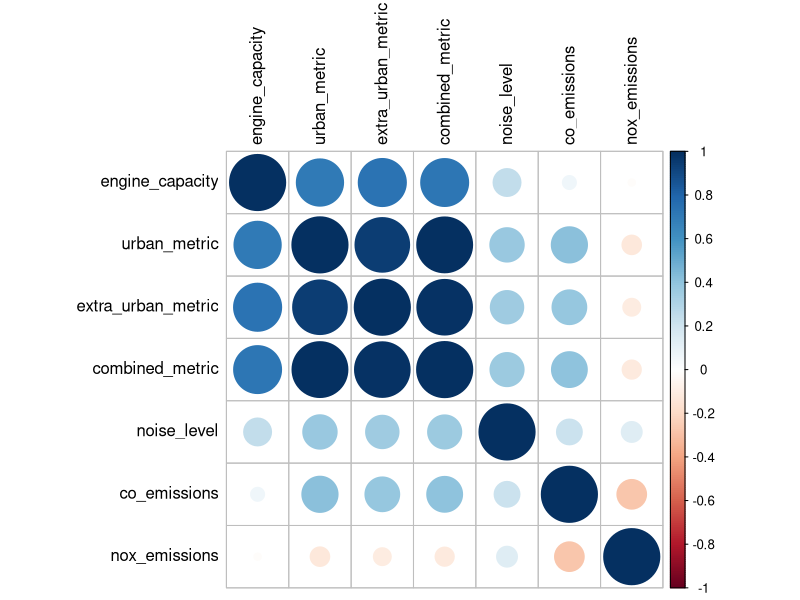
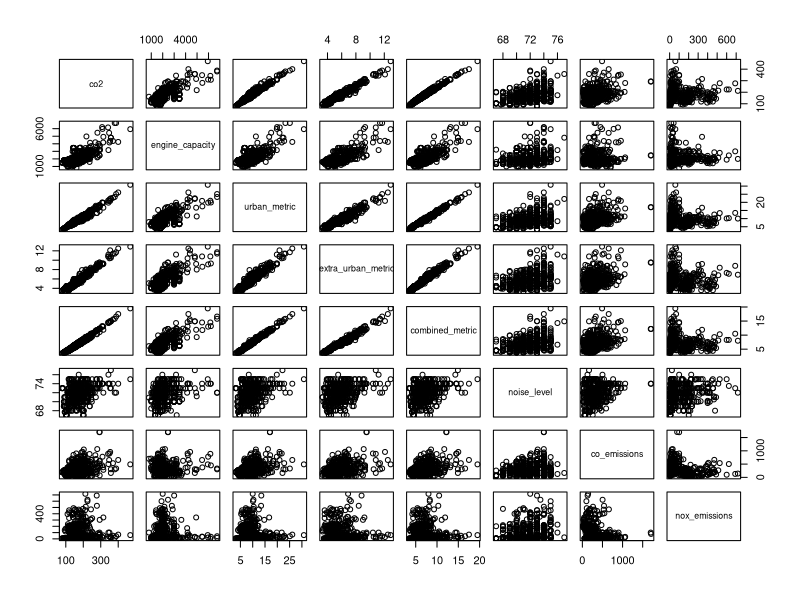
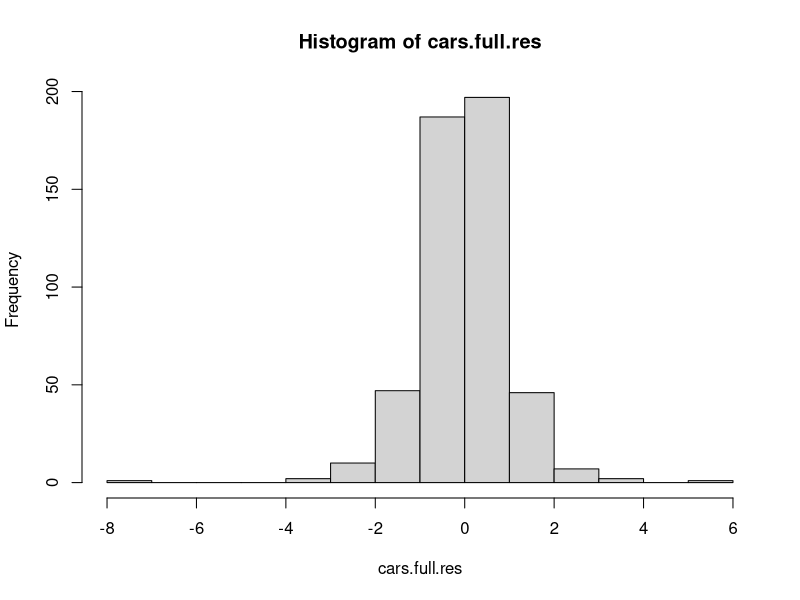
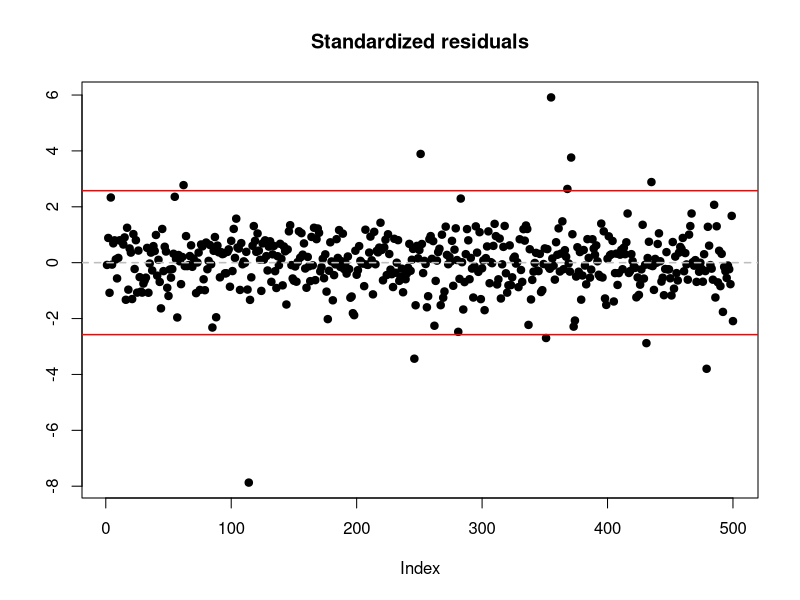
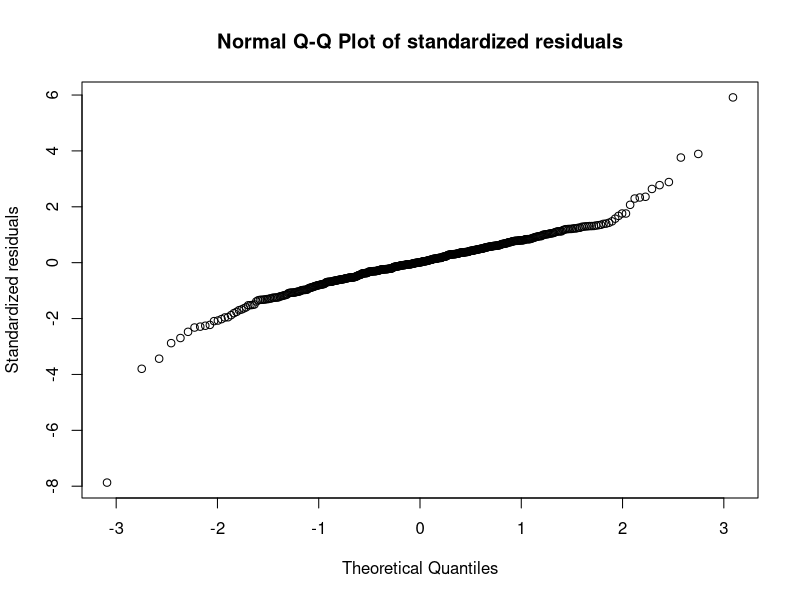
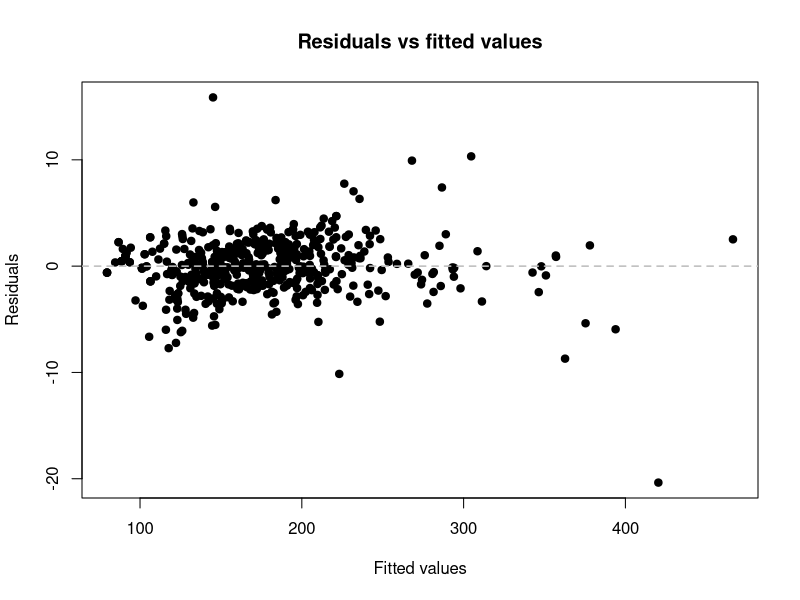
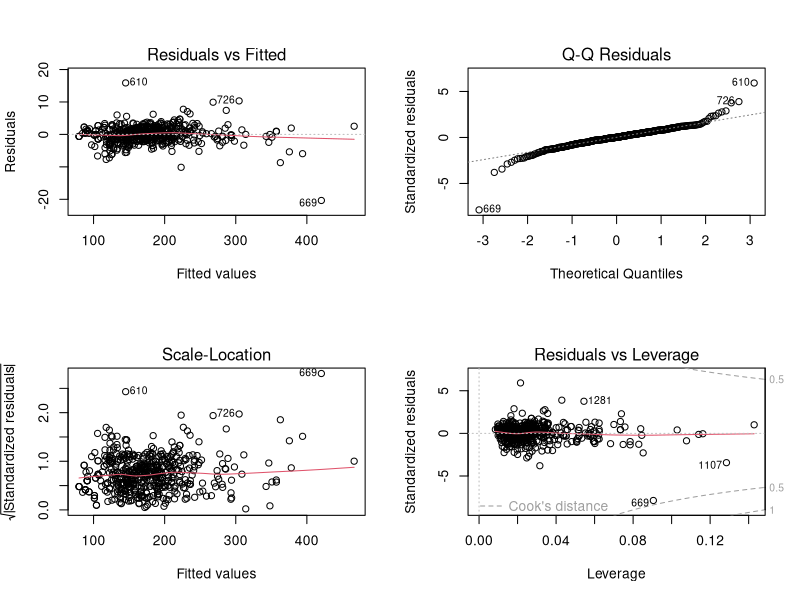
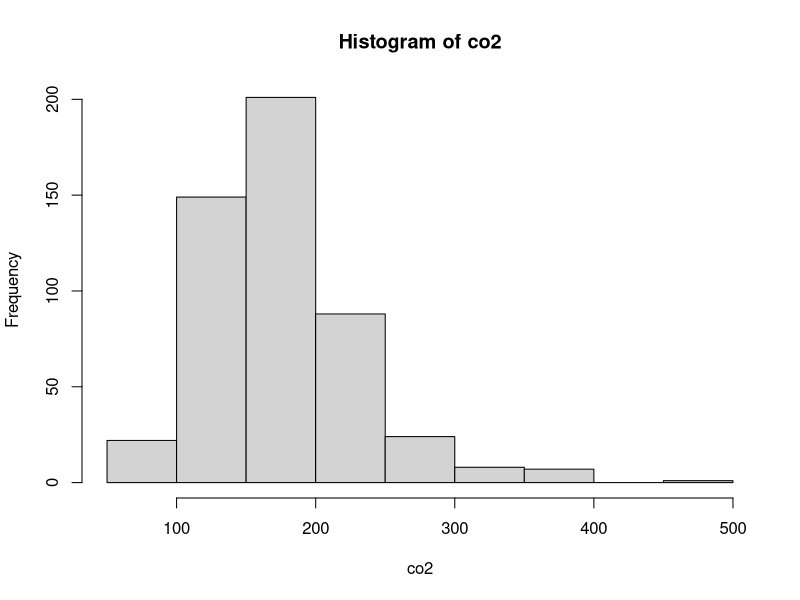

Source code (R) for these figures, in order: (Note: this script raises an error after producing the figures.)
# library(ggplot2)
# library(tidyverse)
# library(reshape2)
library(rrcov)
library(robustbase)
library(corrplot)
library(MASS)
library(corrplot)
library(stats)
library(car)
rm(list = ls())

cars_data <- read.table("Project3_data.txt", sep="", header=T)
cars_data$euro_standard <- as.factor(cars_data$euro_standard)
cars_data$transmission_type <- as.factor(cars_data$transmission_type)
cars_data$fuel_type <- as.factor(cars_data$fuel_type)
set.seed(0875362)
data_ind <- sample.int(n=nrow(cars_data), size=500, replace=F)
mydata <- cars_data[data_ind, ]
attach(mydata)

# QUESTION 1

#fit full model
cars.full <- lm(co2~., data = mydata[,-c(1,2,3)])

#insignificant: co_emissions, noise_level, extra_urban_metric, urban_metric, euro_standard4 - euro_standard is factor
cars.full
summary(cars.full)

#multicoll
#remove categorical variables euro_standard, transmission_type, fuel_type and descriptives for correlation plots
mydata.noDescriptives <- within(mydata, rm(manufacturer, model, description, euro_standard, transmission_type, fuel_type))
mydata.noDescriptives <- mydata.noDescriptives[,c(6,1,2,3,4,5,7,8)]
#no response
corrMat <- cor(mydata.noDescriptives[,-1])
round(cor(mydata.noDescriptives)[,"co2"], 2)
det(corrMat)

corrplot(corrMat, tl.col = "black")
sum(cars.full$residuals)
pairs(mydata.noDescriptives)

#vif values for our model. Metrics by far the highest, others relatively low
vif(cars.full)


#standardized residuals. a few outliers, but variance seems homogenous.
cars.full.res <- stdres(cars.full)
hist(cars.full.res)

cutoff <- qnorm(0.995)
plot(cars.full.res, xlab = "Index", ylab = "", pch = 19,
     ylim = c(min(cars.full.res, -cutoff), max(cars.full.res, cutoff)), main = "Standardized residuals")
abline(h = 0, col = "grey", lwd = 1.5, lty = 2)
abline(h = -cutoff, col = "red", lwd = 1.5)
abline(h = cutoff, col = "red", lwd = 1.5)

qqnorm(cars.full.res, ylab = "Standardized residuals", main = "Normal Q-Q Plot of standardized residuals")

#residuals vs fitted values
plot(cars.full$fitted.values, cars.full$residuals, pch=19, xlab = "Fitted values", ylab = "Residuals",
     main = "Residuals vs fitted values")
abline(h = 0, col = "grey", lwd = 1.5, lty = 2)

mean(cars.full.res%*%t(cars.full.res))

#check the model in general
par(mfrow=c(2,2))
plot(cars.full)
par(mfrow=c(1,1))

######### QUESTION 2 ######### 
######transforming the response

hist(co2)
co2.bc <- boxCox(co2~1)
lambda <- co2.bc$x[which.max(co2.bc[["y"]])]

#####Select transformation here!:

#trans.co2 <- bcPower(co2, lambda)
#trans.co2 <- log(co2)
#trans.co2 <- sqrt(co2)

qqnorm(trans.co2)
hist(trans.co2)

tmydata <- within(mydata, {tco2 <- trans.co2; rm(co2)})


t.cars.full <- lm(tmydata$tco2~., data = tmydata[,-c(1,2,3)])
summary(t.cars.full)
t.cars.full.res <- stdres(t.cars.full)
sum(t.cars.full$residuals) #sum is zero in all cases
plot(t.cars.full.res, xlab = "Index", ylab = "Standardized residual",
     main = "Standardized residuals for the square root of the response", 
     pch = 19,
     ylim = c(min(t.cars.full.res, -cutoff), max(t.cars.full.res, cutoff)))

abline(h = 0, col = "grey", lwd = 1.5, lty = 2)
abline(h = -cutoff, col = "red", lwd = 1.5)
abline(h = cutoff, col = "red", lwd = 1.5)
par(mfrow = c(1,2))
plot(t.cars.full$residuals)
plot(cars.full$residuals)

#calculate MSE
sigma(t.cars.full)

#plot the model, residual plots...
par(mfrow=c(2,2))
plot(t.cars.full)
par(mfrow=c(1,1))


par(mfrow=c(1,2))
qqnorm(t.cars.full.res, main = "t")
qqnorm(cars.full.res)


######### QUESTION 3 ######### 
#variable selection

summary(cars.full)
cars.reduced <- lm(co2 ~ euro_standard + transmission_type + engine_capacity +
                    fuel_type + combined_metric + nox_emissions + extra_urban_metric, 
                    data = mydata)
summary(cars.reduced)
sigma(cars.reduced)

anova(cars.full, cars.reduced)
#can remove: co_emissions, urban_metric, noise_level - that way all the variables are significant

#check whether new model is ok
par(mfrow=c(2,2))
plot(cars.reduced)
par(mfrow=c(1,1))

#question 4

#Can we reomove euro_standard?
anova(cars.reduced) #seems like no
summary(cars.reduced) #euro_standard4 isn't signif diff compared to euro_standard3, 5&6 are different

boxplot(co2~euro_standard, col = c("red", "blue", "yellow", "green"), pch=19, 
        main = "Boxplots of emissions of each engine standard")
#question 5

#confidence interval for beta_1, which is euro_standard4 in our case
confint(cars.reduced,"euro_standard4", level = 0.95)

#question 6

#predict the interval for given variable
x0 <- data.frame(euro_standard = as.factor(4), transmission_type = as.factor("Manual"),
                 engine_capacity = 2196, 
                 fuel_type = as.factor("Petrol"), urban_metric = 9.2, extra_urban_metric = 5.6, combined_metric = 6.9,
                 noise_level = 72, co_emissions = 273.5, nox_emissions = 43)


pred <- predict(cars.reduced, x0, interval = "prediction", level = 0.99)
pred
